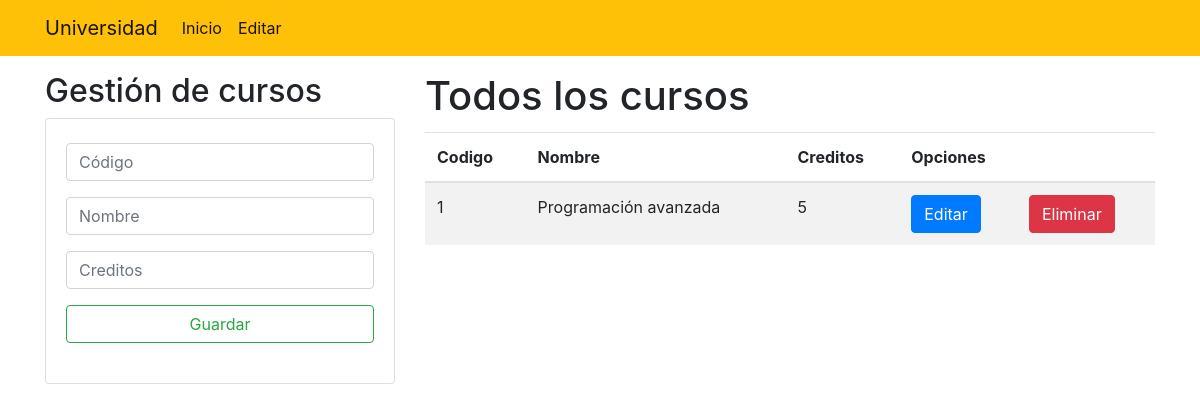
/, run on an earlier commit of the app's database.
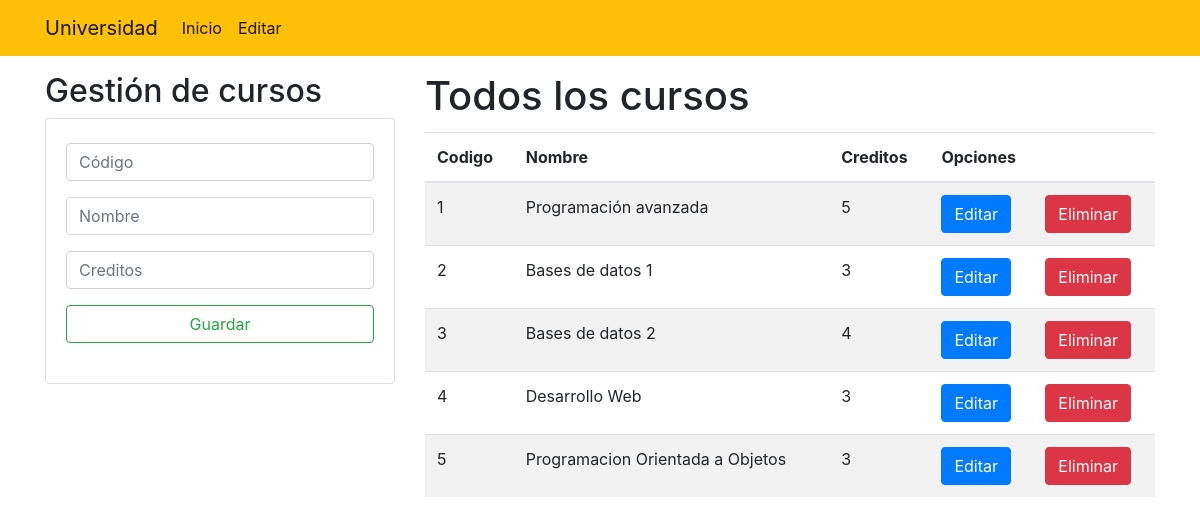
And on a later commit of the database.
### Academico/models.py (models this page shows, shortened)
class Curso(models.Model):
    codigo = models.CharField(primary_key=True, max_length=8)
    nombre = models.CharField(max_length=50)
    creditos = models.PositiveSmallIntegerField()

### Academico/views.py (the view)
# urls.py: path('', views.home),
def home(request):
    allCursos = Curso.objects.all()
    return render(request, 'gestionCursos.html', {"cursos": allCursos})

### Academico/templates/gestionCursos.html (shortened to what this page needs)
{% extends './base.html' %} {% block title %} Gestión de Cursos {% endblock %}
{% block body %}
<div class="row">
  <div class="col-sm-12 col-md-6 col-lg-4 col-xl-4">
    <h2>Gestión de cursos</h2>
    <div class="card py-1">
      <div class="card-body">
        <form action="/registrarCurso/" method="POST">
          <div class="form-group">
            <input
              type="text"
              id="txtCodigo"
              name="txtCodigo"
              class="form-control"
              placeholder="Código"
              minlength="1"
              maxlength="8"
              required
            />
          </div>
          <div class="form-group">
            <input
              type="text"
              id="txtNombre"
              name="txtNombre"
              class="form-control"
              placeholder="Nombre"
              minlength="2"
              maxlength="50"
              required
            />
          </div>
          <div class="form-group">
            <input
              type="number"
              id="numCreditos"
              name="numCreditos"
              class="form-control"
              placeholder="Creditos"
              minlength="1"
              required
            />
          </div>
          <div class="form-group">
            <button type="submit" class="btn btn-outline-success btn-block">
              Guardar
            </button>
          </div>
        </form>
      </div>
    </div>
  </div>
  <div class="col-sm-12 col-md-6 col-lg-8 col-xl-8">
    <h1>Todos los cursos</h1>
    <div class="table-responsive py-1">
      <table class="table table-striped">
        <thead>
          <tr>
            <th>Codigo</th>
            <th>Nombre</th>
            <th>Creditos</th>
            <th colspan="2">Opciones</th>
          </tr>
        </thead>
        <tbody>
          {% for curso in cursos %}
          <tr>
            <td>{{curso.codigo}}</td>
            <td>{{curso.nombre}}</td>
            <td>{{curso.creditos}}</td>
            <td>
              <a href="edicionCurso/{{curso.codigo}}" class="btn btn-primary"
                >Editar</a
              >
            </td>
            <td>
              <a href="eliminarCurso/{{curso.codigo}}" class="btn btn-danger"
                >Eliminar</a
              >
            </td>
          </tr>
          {% endfor %}
        </tbody>
      </table>
    </div>
  </div>
</div>
{% endblock %}

### Academico/templates/base.html (shortened to what this page needs)
{% block content %}
<!DOCTYPE html>
<html lang="es">
  <head>
    <link
      rel="stylesheet"
      href="https://cdn.jsdelivr.net/npm/bootstrap@4.5.3/dist/css/bootstrap.min.css"
    />
  </head>
  <body>
    <nav class="navbar navbar-expand-lg navbar-light bg-warning">
      <div class="container">
        <a class="navbar-brand" href="/">Universidad</a>
        <div class="collapse navbar-collapse" id="navbarNav">
          <ul class="navbar-nav">
            <li class="nav-item active">
              <a class="nav-link" href="#"
                >Inicio <span class="sr-only">(current)</span></a
              >
            </li>
            <li class="nav-item active">
              <a class="nav-link" href="#"
                >Editar <span class="sr-only">(current)</span></a
              >
            </li>
          </ul>
        </div>
      </div>
    </nav>
    <div class="container py-3">{% block body %} {% endblock %}</div>
  </body>
</html>
{% endblock %}

What changed in the data, as far as the page shows it:
added Curso: codigo "2", nombre "Bases de datos 1", creditos "3"
added Curso: codigo "3", nombre "Bases de datos 2", creditos "4"
added Curso: codigo "4", nombre "Desarrollo Web", creditos "3"
added Curso: codigo "5", nombre "Programacion Orientada a Objetos", creditos "3"
